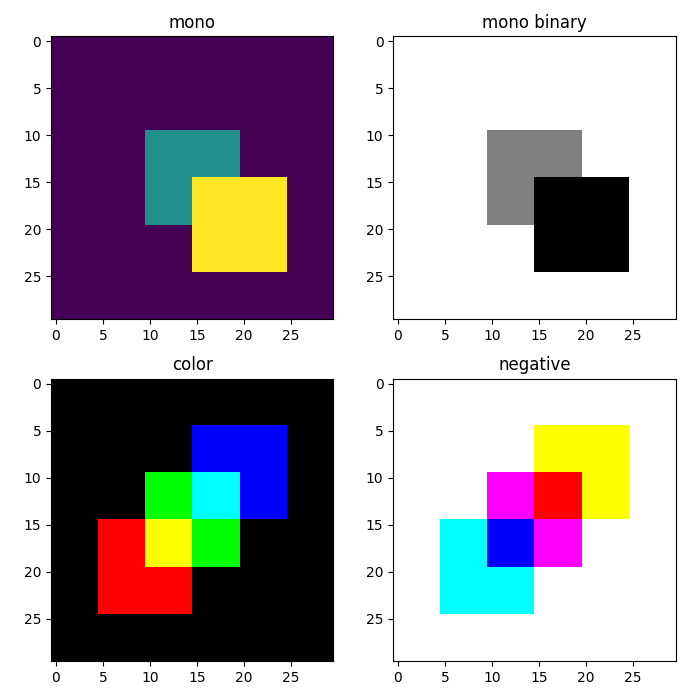

Python code for this plot:
import numpy as np
import matplotlib.pyplot as plt

# ex 1
mono = np.zeros((30,30))
mono = mono.astype(int)

mono[10:20, 10:20] = 1
mono[15:25, 15:25] = 2  
print(mono)

# ex 2
fig, ax = plt.subplots(2,2, figsize=(7,7))
ax[0,0].imshow(mono)
ax[0,1].imshow(mono, cmap = 'binary')

ax[0,0].set_title('mono')
ax[0,1].set_title('mono binary')

#plt.savefig("lab00")

# ex 3
color = np.zeros((30,30,3))
color = color.astype(float)

color[15:25, 5:15, 0] = 1
color[10:20, 10:20, 1] = 1 
color[5:15,  15:25, 2] = 1

ax[1,0].imshow(color)

negative = 1 - color
ax[1,1].imshow(negative)

ax[1,0].set_title('color')
ax[1,1].set_title('negative')

plt.tight_layout()
plt.savefig("lab00")
#print(color)